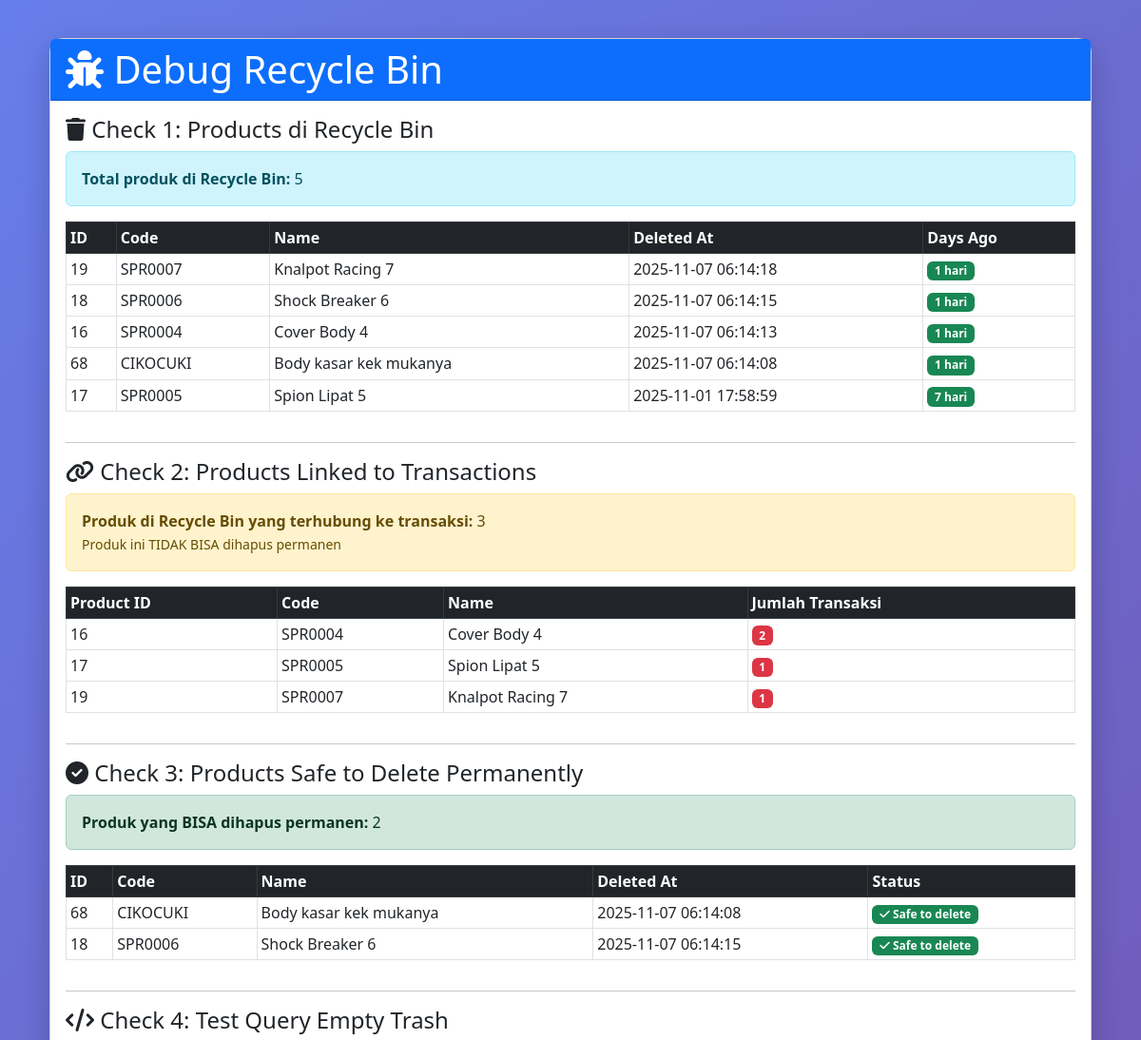
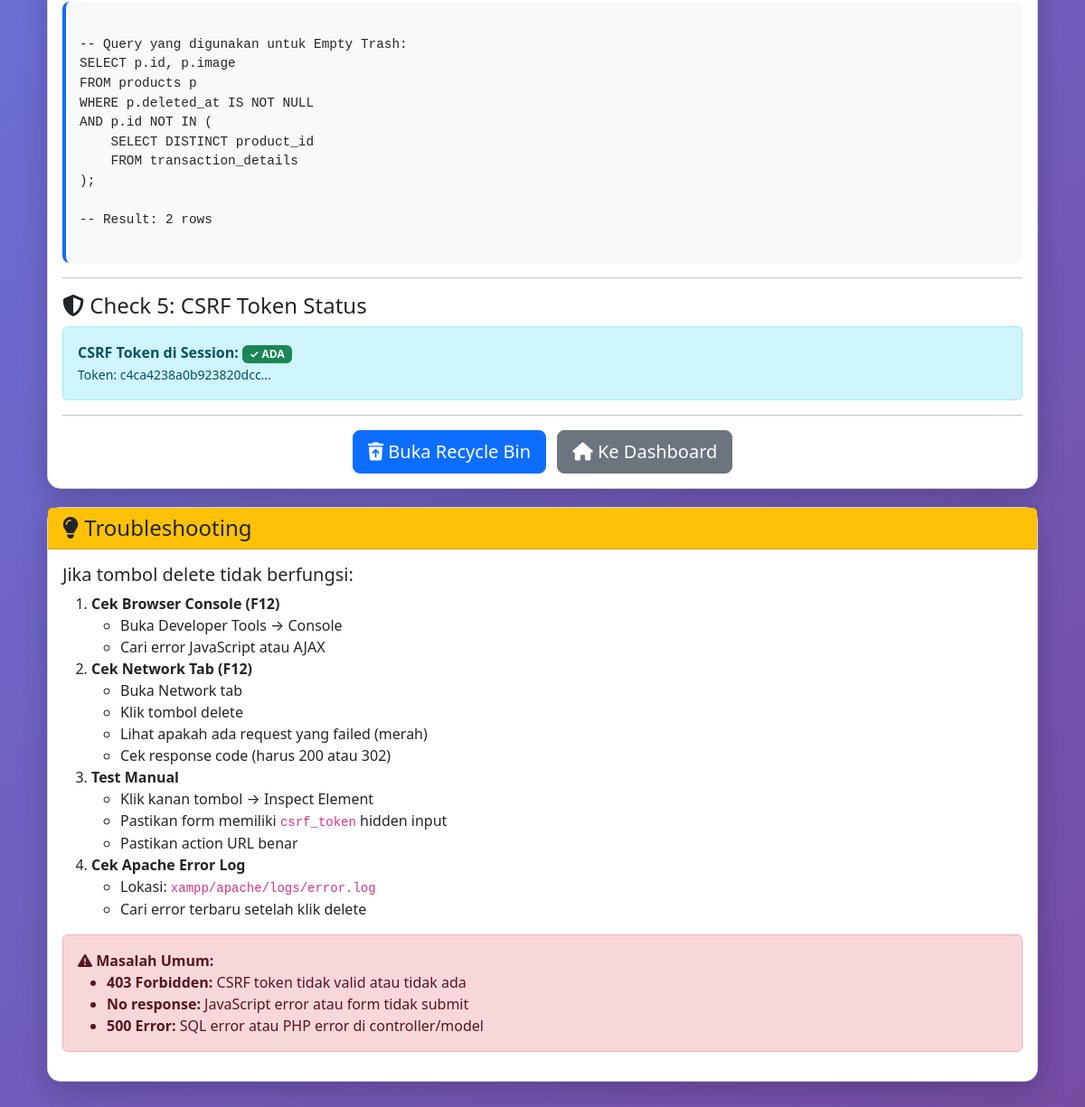
/debug_recyclebin.php (signed in), run on the app's committed database (2 pictures, top to bottom).
### tables this page shows
CREATE TABLE `products` (
  `id` int(11) NOT NULL,
  `category_id` int(11) NOT NULL,
  `supplier_id` int(11) NOT NULL,
  `code` varchar(50) NOT NULL,
  `name` varchar(200) NOT NULL,
  `brand` varchar(100) DEFAULT NULL,
  `description` text DEFAULT NULL,
  `price` decimal(15,2) NOT NULL,
  `stock` int(11) NOT NULL DEFAULT 0,
  `motor_type` varchar(100) DEFAULT NULL,
  `image` varchar(255) DEFAULT NULL,
  `created_at` timestamp NOT NULL DEFAULT current_timestamp(),
  `updated_at` timestamp NOT NULL DEFAULT current_timestamp() ON UPDATE current_timestamp(),
  `deleted_at` timestamp NULL DEFAULT NULL
);

### debug_recyclebin.php (the view, shortened to what this page needs)
<?php
$database = new Database();
$db = $database->getConnection();
?>
<!DOCTYPE html>
<html lang="id">
<head>
    <link href="https://cdn.jsdelivr.net/npm/bootstrap@5.3.0/dist/css/bootstrap.min.css" rel="stylesheet">
    <link rel="stylesheet" href="https://cdnjs.cloudflare.com/ajax/libs/font-awesome/6.4.0/css/all.min.css">
</head>
<body>
    <div class="container">
        <div class="card">
            <div class="card-header bg-primary text-white">
                <h1 class="mb-0"><i class="fas fa-bug"></i> Debug Recycle Bin</h1>
            </div>
            <div class="card-body">
                <h4><i class="fas fa-trash"></i> Check 1: Products di Recycle Bin</h4>
                <?php
                $sql = "SELECT COUNT(*) as total FROM products WHERE deleted_at IS NOT NULL";
                $result = $db->query($sql);
                $row = $result->fetch_assoc();
                $totalTrashed = $row['total'];
                ?>
                <div class="alert alert-info">
                    <strong>Total produk di Recycle Bin:</strong> <?= $totalTrashed ?>
                </div>
                <?php if ($totalTrashed > 0): ?>
                <div class="table-responsive">
                    <table class="table table-sm table-bordered">
                        <thead class="table-dark">
                            <tr>
                                <th>ID</th>
                                <th>Code</th>
                                <th>Name</th>
                                <th>Deleted At</th>
                                <th>Days Ago</th>
                            </tr>
                        </thead>
                        <tbody>
                            <?php
                            $sql = "SELECT id, code, name, deleted_at,
                                    DATEDIFF(NOW(), deleted_at) as days_ago
                                    FROM products
                                    WHERE deleted_at IS NOT NULL
                                    ORDER BY deleted_at DESC
                                    LIMIT 10";
                            $result = $db->query($sql);
                            while ($product = $result->fetch_assoc()):
                            ?>
                            <tr>
                                <td><?= $product['id'] ?></td>
                                <td><?= htmlspecialchars($product['code']) ?></td>
                                <td><?= htmlspecialchars($product['name']) ?></td>
                                <td><?= $product['deleted_at'] ?></td>
                                <td>
                                    <?php if ($product['days_ago'] > 30): ?>
                                        <span class="badge bg-danger"><?= $product['days_ago'] ?> hari</span>
                                    <?php else: ?>
                                        <span class="badge bg-success"><?= $product['days_ago'] ?> hari</span>
                                    <?php endif; ?>
                                </td>
                            </tr>
                            <?php endwhile; ?>
                        </tbody>
                    </table>
                </div>
                <?php endif; ?>
                <hr>
                <h4><i class="fas fa-link"></i> Check 2: Products Linked to Transactions</h4>
                <?php
                $sql = "SELECT COUNT(DISTINCT product_id) as total
                        FROM transaction_details td
                        INNER JOIN products p ON td.product_id = p.id
                        WHERE p.deleted_at IS NOT NULL";
                $result = $db->query($sql);
                $row = $result->fetch_assoc();
                $linkedProducts = $row['total'];
                ?>
                <div class="alert alert-warning">
                    <strong>Produk di Recycle Bin yang terhubung ke transaksi:</strong> <?= $linkedProducts ?>
                    <br><small>Produk ini TIDAK BISA dihapus permanen</small>
                </div>
                <?php if ($linkedProducts > 0): ?>
                <div class="table-responsive">
                    <table class="table table-sm table-bordered">
                        <thead class="table-dark">
                            <tr>
                                <th>Product ID</th>
                                <th>Code</th>
                                <th>Name</th>
                                <th>Jumlah Transaksi</th>
                            </tr>
                        </thead>
                        <tbody>
                            <?php
                            $sql = "SELECT p.id, p.code, p.name,
                                    COUNT(td.id) as transaction_count
                                    FROM products p
                                    INNER JOIN transaction_details td ON p.id = td.product_id
                                    WHERE p.deleted_at IS NOT NULL
                                    GROUP BY p.id, p.code, p.name
                                    LIMIT 10";
                            $result = $db->query($sql);
                            while ($product = $result->fetch_assoc()):
                            ?>
                            <tr>
                                <td><?= $product['id'] ?></td>
                                <td><?= htmlspecialchars($product['code']) ?></td>
                                <td><?= htmlspecialchars($product['name']) ?></td>
                                <td><span class="badge bg-danger"><?= $product['transaction_count'] ?></span></td>
                            </tr>
                            <?php endwhile; ?>
                        </tbody>
                    </table>
                </div>
                <?php endif; ?>
                <hr>
                <h4><i class="fas fa-check-circle"></i> Check 3: Products Safe to Delete Permanently</h4>
                <?php
                $sql = "SELECT COUNT(*) as total
                        FROM products p
                        WHERE p.deleted_at IS NOT NULL
                        AND p.id NOT IN (SELECT DISTINCT product_id FROM transaction_details)";
                $result = $db->query($sql);
                $row = $result->fetch_assoc();
                $safeToDelete = $row['total'];
                ?>
                <div class="alert alert-success">
                    <strong>Produk yang BISA dihapus permanen:</strong> <?= $safeToDelete ?>
                </div>
                <?php if ($safeToDelete > 0): ?>
                <div class="table-responsive">
                    <table class="table table-sm table-bordered">
                        <thead class="table-dark">
                            <tr>
                                <th>ID</th>
                                <th>Code</th>
                                <th>Name</th>
                                <th>Deleted At</th>
                                <th>Status</th>
                            </tr>
                        </thead>
                        <tbody>
                            <?php
                            $sql = "SELECT p.id, p.code, p.name, p.deleted_at
                                    FROM products p
                                    WHERE p.deleted_at IS NOT NULL
                                    AND p.id NOT IN (SELECT DISTINCT product_id FROM transaction_details)
                                    LIMIT 10";
                            $result = $db->query($sql);
                            while ($product = $result->fetch_assoc()):
                            ?>
                            <tr>
                                <td><?= $product['id'] ?></td>
                                <td><?= htmlspecialchars($product['code']) ?></td>
                                <td><?= htmlspecialchars($product['name']) ?></td>
                                <td><?= $product['deleted_at'] ?></td>
                                <td><span class="badge bg-success"><i class="fas fa-check"></i> Safe to delete</span></td>
                            </tr>
                            <?php endwhile; ?>
                        </tbody>
                    </table>
                </div>
                <?php endif; ?>
                <hr>
                <h4><i class="fas fa-code"></i> Check 4: Test Query Empty Trash</h4>
                <div class="sql-code">
-- Query yang digunakan untuk Empty Trash:
SELECT p.id, p.image
FROM products p
WHERE p.deleted_at IS NOT NULL
AND p.id NOT IN (
    SELECT DISTINCT product_id
    FROM transaction_details
);
-- Result: <?= $safeToDelete ?> rows
                </div>
                <hr>
                <h4><i class="fas fa-shield-alt"></i> Check 5: CSRF Token Status</h4>
                <div class="alert alert-info">
                    <strong>CSRF Token di Session:</strong>
                    <?php if (isset($_SESSION['csrf_token'])): ?>
                        <span class="badge bg-success">✓ ADA</span>
                        <br>
                        <small>Token: <?= substr($_SESSION['csrf_token'], 0, 20) ?>...</small>
                    <?php else: ?>
                        <span class="badge bg-danger">✗ TIDAK ADA</span>
                        <br>
                        <small>CSRF token belum di-generate. Akses halaman dengan form terlebih dahulu.</small>
                    <?php endif; ?>
                </div>
                <hr>
                <div class="text-center">
                    <a href="index.php?c=recyclebin&a=index" class="btn btn-primary btn-lg me-2">
                        <i class="fas fa-trash-restore"></i> Buka Recycle Bin
                    </a>
                    <a href="index.php" class="btn btn-secondary btn-lg">
                        <i class="fas fa-home"></i> Ke Dashboard
                    </a>
                </div>
            </div>
        </div>
        <div class="card">
            <div class="card-header bg-warning text-dark">
                <h4 class="mb-0"><i class="fas fa-lightbulb"></i> Troubleshooting</h4>
            </div>
            <div class="card-body">
                <h5>Jika tombol delete tidak berfungsi:</h5>
                <ol>
                    <li>
                        <strong>Cek Browser Console (F12)</strong>
                        <ul>
                            <li>Buka Developer Tools → Console</li>
                            <li>Cari error JavaScript atau AJAX</li>
                        </ul>
                    </li>
                    <li>
                        <strong>Cek Network Tab (F12)</strong>
                        <ul>
                            <li>Buka Network tab</li>
                            <li>Klik tombol delete</li>
                            <li>Lihat apakah ada request yang failed (merah)</li>
                            <li>Cek response code (harus 200 atau 302)</li>
                        </ul>
                    </li>
                    <li>
                        <strong>Test Manual</strong>
                        <ul>
                            <li>Klik kanan tombol → Inspect Element</li>
                            <li>Pastikan form memiliki <code>csrf_token</code> hidden input</li>
                            <li>Pastikan action URL benar</li>
                        </ul>
                    </li>
                    <li>
                        <strong>Cek Apache Error Log</strong>
                        <ul>
                            <li>Lokasi: <code>xampp/apache/logs/error.log</code></li>
                            <li>Cari error terbaru setelah klik delete</li>
                        </ul>
                    </li>
                </ol>
                <div class="alert alert-danger mt-3">
                    <strong><i class="fas fa-exclamation-triangle"></i> Masalah Umum:</strong>
                    <ul class="mb-0">
                        <li><strong>403 Forbidden:</strong> CSRF token tidak valid atau tidak ada</li>
                        <li><strong>No response:</strong> JavaScript error atau form tidak submit</li>
                        <li><strong>500 Error:</strong> SQL error atau PHP error di controller/model</li>
                    </ul>
                </div>
            </div>
        </div>
    </div>
</body>
</html>

### debug_recyclebin.php (style rules this page uses)
body { background: linear-gradient(135deg, #667eea 0%, #764ba2 100%); padding: 40px; min-height: 100vh; }
.card { border-radius: 15px; box-shadow: 0 10px 30px rgba(0,0,0,0.2); margin-bottom: 20px; }
.sql-code { background: #f8f9fa; padding: 15px; border-radius: 8px; border-left: 4px solid #0d6efd; font-family: 'Courier New', monospace; font-size: 0.9rem; white-space: pre-wrap; }

### data on the page
products: id "19", code "SPR0007", name "Knalpot Racing 7", deleted_at "2025-11-07 06:14:18", days_ago "1", transaction_count "1"
products: id "18", code "SPR0006", name "Shock Breaker 6", deleted_at "2025-11-07 06:14:15", days_ago "1"
products: id "16", code "SPR0004", name "Cover Body 4", deleted_at "2025-11-07 06:14:13", days_ago "1", transaction_count "2"
products: id "68", code "CIKOCUKI", name "Body kasar kek mukanya", deleted_at "2025-11-07 06:14:08", days_ago "1"
products: id "17", code "SPR0005", name "Spion Lipat 5", deleted_at "2025-11-01 17:58:59", days_ago "7", transaction_count "1"

### other printed values
$totalTrashed "5"
$linkedProducts "3"
$safeToDelete "2"
substr($_SESSION['csrf_token'], 0, 20) "c4ca4238a0b923820dcc"
